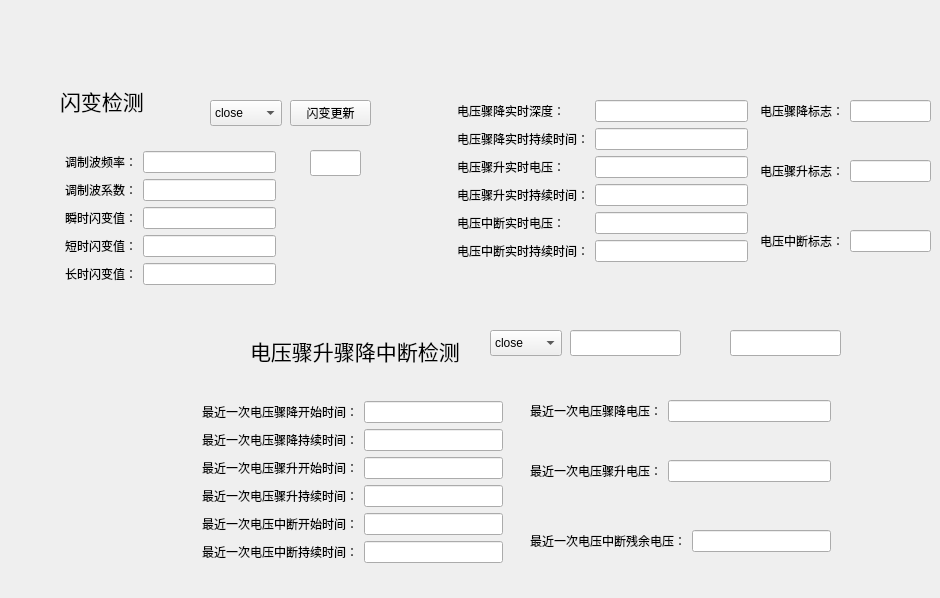
   <widget class="QWidget" name="tab_6">
    <attribute name="title">
     <string>C相其他量</string>
    </attribute>
    <widget class="QWidget" name="layoutWidget_48">
     <property name="geometry">
      <rect>
       <x>760</x>
       <y>160</y>
       <width>171</width>
       <height>31</height>
      </rect>
     </property>
     <layout class="QFormLayout" name="formLayout_26">
      <item row="0" column="1">
       <widget class="QLineEdit" name="C_V_Swell_Flag"/>
      </item>
      <item row="0" column="0">
       <widget class="QLabel" name="label_242">
        <property name="text">
         <string>电压骤升标志：</string>
        </property>
       </widget>
      </item>
     </layout>
    </widget>
    <widget class="QPushButton" name="C_flicker_updateButton">
     <property name="geometry">
      <rect>
       <x>290</x>
       <y>100</y>
       <width>81</width>
       <height>26</height>
      </rect>
     </property>
     <property name="text">
      <string>闪变更新</string>
     </property>
    </widget>
    <widget class="QWidget" name="layoutWidget_49">
     <property name="geometry">
      <rect>
       <x>457</x>
       <y>100</y>
       <width>291</width>
       <height>188</height>
      </rect>
     </property>
     <layout class="QFormLayout" name="formLayout_27">
      <item row="0" column="0">
       <widget class="QLabel" name="label_243">
        <property name="text">
         <string>电压骤降实时深度：</string>
        </property>
       </widget>
      </item>
      <item row="0" column="1">
       <widget class="QLineEdit" name="C_V_Dip_Depth"/>
      </item>
      <item row="1" column="0">
       <widget class="QLabel" name="label_244">
        <property name="text">
         <string>电压骤降实时持续时间：</string>
        </property>
       </widget>
      </item>
      <item row="1" column="1">
       <widget class="QLineEdit" name="C_V_Dip_Time"/>
      </item>
      <item row="2" column="0">
       <widget class="QLabel" name="label_245">
        <property name="text">
         <string>电压骤升实时电压：</string>
        </property>
       </widget>
      </item>
      <item row="2" column="1">
       <widget class="QLineEdit" name="C_V_Swell"/>
      </item>
      <item row="3" column="0">
       <widget class="QLabel" name="label_246">
        <property name="text">
         <string>电压骤升实时持续时间：</string>
        </property>
       </widget>
      </item>
      <item row="3" column="1">
       <widget class="QLineEdit" name="C_V_Swell_Time"/>
      </item>
      <item row="4" column="0">
       <widget class="QLabel" name="label_247">
        <property name="text">
         <string>电压中断实时电压：</string>
        </property>
       </widget>
      </item>
      <item row="4" column="1">
       <widget class="QLineEdit" name="C_V_Interrupt"/>
      </item>
      <item row="5" column="0">
       <widget class="QLabel" name="label_248">
        <property name="text">
         <string>电压中断实时持续时间：</string>
        </property>
       </widget>
      </item>
      <item row="5" column="1">
       <widget class="QLineEdit" name="C_V_Interrupt_Time"/>
      </item>
     </layout>
    </widget>
    <widget class="QWidget" name="layoutWidget_50">
     <property name="geometry">
      <rect>
       <x>530</x>
       <y>400</y>
       <width>301</width>
       <height>31</height>
      </rect>
     </property>
     <layout class="QFormLayout" name="formLayout_28">
      <item row="0" column="1">
       <widget class="QLineEdit" name="C_Last_V_Dip_Depth"/>
      </item>
      <item row="0" column="0">
       <widget class="QLabel" name="label_249">
        <property name="text">
         <string>最近一次电压骤降电压：</string>
        </property>
       </widget>
      </item>
     </layout>
    </widget>
    <widget class="QWidget" name="layoutWidget_51">
     <property name="geometry">
      <rect>
       <x>530</x>
       <y>530</y>
       <width>301</width>
       <height>31</height>
      </rect>
     </property>
     <layout class="QFormLayout" name="formLayout_29">
      <item row="0" column="1">
       <widget class="QLineEdit" name="C_Last_V_Interrupt"/>
      </item>
      <item row="0" column="0">
       <widget class="QLabel" name="label_250">
        <property name="text">
         <string>最近一次电压中断残余电压：</string>
        </property>
       </widget>
      </item>
     </layout>
    </widget>
    <widget class="QWidget" name="layoutWidget_52">
     <property name="geometry">
      <rect>
       <x>530</x>
       <y>460</y>
       <width>301</width>
       <height>31</height>
      </rect>
     </property>
     <layout class="QFormLayout" name="formLayout_30">
      <item row="0" column="1">
       <widget class="QLineEdit" name="C_Last_V_Swell"/>
      </item>
      <item row="0" column="0">
       <widget class="QLabel" name="label_251">
        <property name="text">
         <string>最近一次电压骤升电压：</string>
        </property>
       </widget>
      </item>
     </layout>
    </widget>
    <widget class="QComboBox" name="C_flicker_comboBox">
     <property name="geometry">
      <rect>
       <x>210</x>
       <y>100</y>
       <width>72</width>
       <height>26</height>
      </rect>
     </property>
     <item>
      <property name="text">
       <string>close</string>
      </property>
     </item>
     <item>
      <property name="text">
       <string>open</string>
      </property>
     </item>
    </widget>
    <widget class="QWidget" name="layoutWidget_53">
     <property name="geometry">
      <rect>
       <x>65</x>
       <y>151</y>
       <width>211</width>
       <height>156</height>
      </rect>
     </property>
     <layout class="QFormLayout" name="formLayout_31">
      <item row="0" column="0">
       <widget class="QLabel" name="label_252">
        <property name="text">
         <string>调制波频率：</string>
        </property>
       </widget>
      </item>
      <item row="0" column="1">
       <widget class="QLineEdit" name="C_tiaozhibo_f"/>
      </item>
      <item row="1" column="0">
       <widget class="QLabel" name="label_253">
        <property name="text">
         <string>调制波系数：</string>
        </property>
       </widget>
      </item>
      <item row="1" column="1">
       <widget class="QLineEdit" name="C_tiaozhibo_xishu"/>
      </item>
      <item row="2" column="0">
       <widget class="QLabel" name="label_254">
        <property name="text">
         <string>瞬时闪变值：</string>
        </property>
       </widget>
      </item>
      <item row="2" column="1">
       <widget class="QLineEdit" name="C_shunshishanbianzhi"/>
      </item>
      <item row="3" column="0">
       <widget class="QLabel" name="label_255">
        <property name="text">
         <string>短时闪变值：</string>
        </property>
       </widget>
      </item>
      <item row="3" column="1">
       <widget class="QLineEdit" name="C_duanshishanbianzhi"/>
      </item>
      <item row="4" column="0">
       <widget class="QLabel" name="label_256">
        <property name="text">
         <string>长时闪变值：</string>
        </property>
       </widget>
      </item>
      <item row="4" column="1">
       <widget class="QLineEdit" name="C_changshishanbianzhi"/>
      </item>
     </layout>
    </widget>
    <widget class="QWidget" name="layoutWidget_54">
     <property name="geometry">
      <rect>
       <x>760</x>
       <y>230</y>
       <width>171</width>
       <height>31</height>
      </rect>
     </property>
     <layout class="QFormLayout" name="formLayout_32">
      <item row="0" column="1">
       <widget class="QLineEdit" name="C_V_Interrupt_Flag"/>
      </item>
      <item row="0" column="0">
       <widget class="QLabel" name="label_257">
        <property name="text">
         <string>电压中断标志：</string>
        </property>
       </widget>
      </item>
     </layout>
    </widget>
    <widget class="QLineEdit" name="C_result_400">
     <property name="geometry">
      <rect>
       <x>570</x>
       <y>330</y>
       <width>111</width>
       <height>26</height>
      </rect>
     </property>
    </widget>
    <widget class="QComboBox" name="C_voltage_dipswellinterrupt_comboBox">
     <property name="geometry">
      <rect>
       <x>490</x>
       <y>330</y>
       <width>72</width>
       <height>26</height>
      </rect>
     </property>
     <item>
      <property name="text">
       <string>close</string>
      </property>
     </item>
     <item>
      <property name="text">
       <string>open</string>
      </property>
     </item>
    </widget>
    <widget class="QWidget" name="layoutWidget_55">
     <property name="geometry">
      <rect>
       <x>202</x>
       <y>401</y>
       <width>301</width>
       <height>188</height>
      </rect>
     </property>
     <layout class="QFormLayout" name="formLayout_33">
      <item row="0" column="0">
       <widget class="QLabel" name="label_258">
        <property name="text">
         <string>最近一次电压骤降开始时间：</string>
        </property>
       </widget>
      </item>
      <item row="0" column="1">
       <widget class="QLineEdit" name="C_V_Dip_StartTime"/>
      </item>
      <item row="1" column="0">
       <widget class="QLabel" name="label_259">
        <property name="text">
         <string>最近一次电压骤降持续时间：</string>
        </property>
       </widget>
      </item>
      <item row="1" column="1">
       <widget class="QLineEdit" name="C_V_Dip_LastTime"/>
      </item>
      <item row="2" column="0">
       <widget class="QLabel" name="label_260">
        <property name="text">
         <string>最近一次电压骤升开始时间：</string>
        </property>
       </widget>
      </item>
      <item row="2" column="1">
       <widget class="QLineEdit" name="C_V_Swell_StartTime"/>
      </item>
      <item row="3" column="0">
       <widget class="QLabel" name="label_261">
        <property name="text">
         <string>最近一次电压骤升持续时间：</string>
        </property>
       </widget>
      </item>
      <item row="3" column="1">
       <widget class="QLineEdit" name="C_V_Swell_LastTime"/>
      </item>
      <item row="4" column="0">
       <widget class="QLabel" name="label_262">
        <property name="text">
         <string>最近一次电压中断开始时间：</string>
        </property>
       </widget>
      </item>
      <item row="4" column="1">
       <widget class="QLineEdit" name="C_V_Interrupt_StartTime"/>
      </item>
      <item row="5" column="0">
       <widget class="QLabel" name="label_263">
        <property name="text">
         <string>最近一次电压中断持续时间：</string>
        </property>
       </widget>
      </item>
      <item row="5" column="1">
       <widget class="QLineEdit" name="C_V_Interrupt_LasttTime"/>
      </item>
     </layout>
    </widget>
    <widget class="QLineEdit" name="C_shanbianjisuancishu">
     <property name="geometry">
      <rect>
       <x>310</x>
       <y>150</y>
       <width>51</width>
       <height>26</height>
      </rect>
     </property>
    </widget>
    <widget class="QWidget" name="layoutWidget_56">
     <property name="geometry">
      <rect>
       <x>760</x>
       <y>100</y>
       <width>171</width>
       <height>31</height>
      </rect>
     </property>
     <layout class="QFormLayout" name="formLayout_34">
      <item row="0" column="1">
       <widget class="QLineEdit" name="C_V_Dip_Flag"/>
      </item>
      <item row="0" column="0">
       <widget class="QLabel" name="label_264">
        <property name="text">
         <string>电压骤降标志：</string>
        </property>
       </widget>
      </item>
     </layout>
    </widget>
    <widget class="QLineEdit" name="C_result_800">
     <property name="geometry">
      <rect>
       <x>730</x>
       <y>330</y>
       <width>111</width>
       <height>26</height>
      </rect>
     </property>
    </widget>
    <widget class="QLabel" name="label_130">
     <property name="geometry">
      <rect>
       <x>250</x>
       <y>330</y>
       <width>221</width>
       <height>41</height>
      </rect>
     </property>
     <property name="font">
      <font>
       <pointsize>16</pointsize>
      </font>
     </property>
     <property name="text">
      <string>电压骤升骤降中断检测</string>
     </property>
    </widget>
    <widget class="QLabel" name="label_269">
     <property name="geometry">
      <rect>
       <x>60</x>
       <y>80</y>
       <width>91</width>
       <height>41</height>
      </rect>
     </property>
     <property name="font">
      <font>
       <pointsize>16</pointsize>
      </font>
     </property>
     <property name="text">
      <string>闪变检测</string>
     </property>
    </widget>
   </widget>
